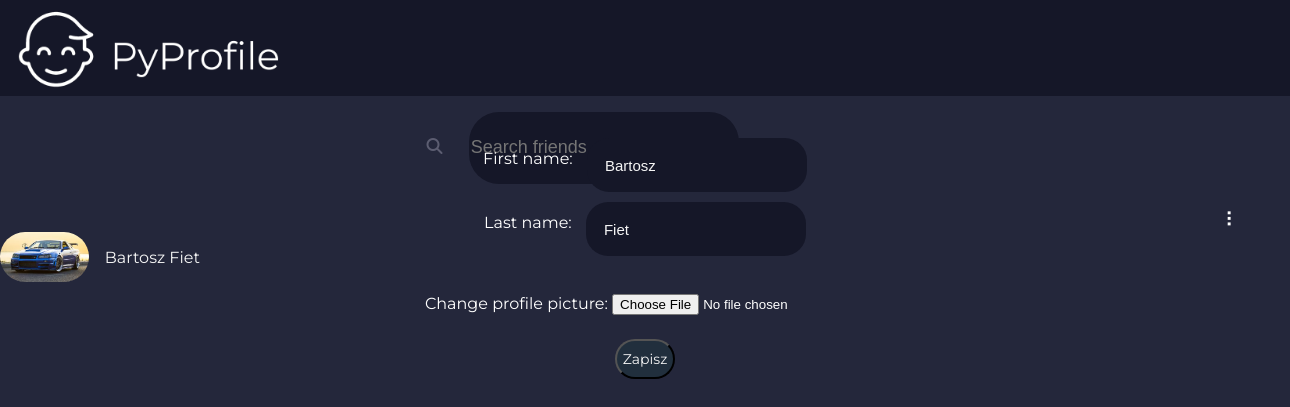
The app's page /profile_settings/ (signed in), older data.
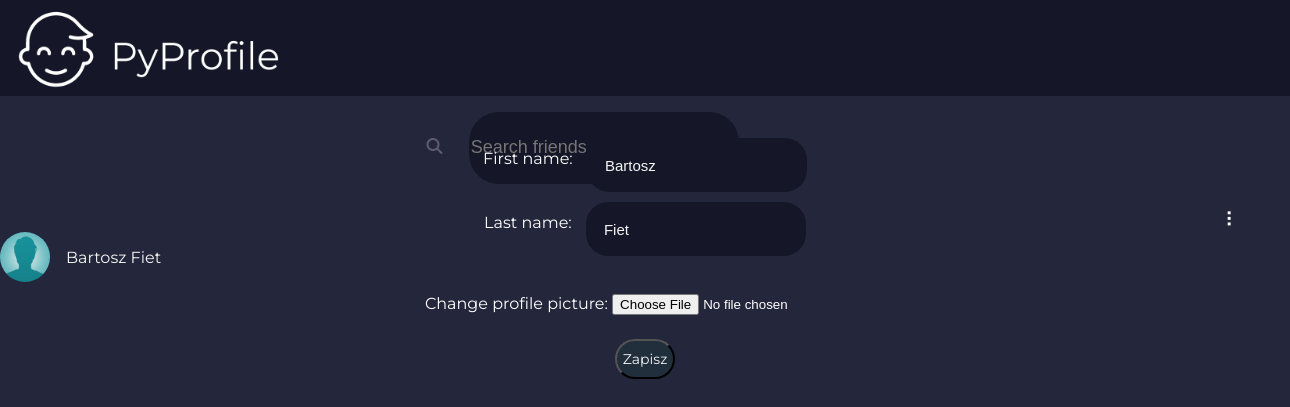
The same page, newer data.
### website/models.py (models this page shows)
class MyUser(AbstractBaseUser, PermissionsMixin):
    email = models.EmailField(db_index=True, unique=True, max_length=254)
    first_name = models.CharField(max_length=240)
    last_name = models.CharField(max_length=240)
    mobile = models.CharField(max_length=50)
    friends = models.ManyToManyField('self', blank=True)
    is_staff = models.BooleanField(default=True)
    is_active = models.BooleanField(default=True)
    is_superuser = models.BooleanField(default=False)
    objects= CustomUserManager()
    USERNAME_FIELD = 'email'
    REQUIRED_FIELDS = ['first_name', 'last_name', 'mobile']

### users/models.py (models this page shows, shortened)
class Profile(models.Model):
    user = models.OneToOneField(MyUser, null=True, on_delete=models.CASCADE)
    first_name = models.CharField(max_length=45)
    last_name = models.CharField(max_length=60)
    profile_picture = models.ImageField(default='profile_pics/Default.jpg', upload_to='profile_pics')

### users/views.py (the view)
# urls.py: path('profile_settings/', profile_settings, name='profile_settings'),
@login_required(login_url='login')
def profile_settings(request):
    if request.method == "POST":
        profile_form = ProfileUpdateForm(request.POST, request.FILES, instance=request.user.profile)
        if profile_form.is_valid():
            profile_form.save()
            messages.success(request, 'Your Profile has been updated!')
    else:
        profile_form = ProfileUpdateForm(instance=request.user.profile)
    context = {'p_form' : profile_form}
    return render(request, 'users/profile_settings.html', context)

### users/forms.py
class ProfileUpdateForm(forms.ModelForm):
    profile_picture = forms.ImageField(widget=forms.FileInput)
    class Meta:
        model = Profile
        fields = ['first_name', 'last_name', 'profile_picture']

### users/templates/users/profile_settings.html (shortened to what this page needs)
{% extends 'website/base.html' %}
{% block title %}
{% include 'website/navbar.html' %}
{% endblock title%}
{% block content %}
    <form method="post" enctype="multipart/form-data">
        <div class="edit-post">
            First name: {{p_form.first_name}}<br>
            Last name: {{p_form.last_name}}<br><br><br>
            Change profile picture: {{p_form.profile_picture}}<br><br>
            <input type="submit" value="Zapisz">
        </div>
        <br/>
    </form>
{% endblock %}

### website/templates/website/navbar.html (shortened to what this page needs)
{% load static %}
<head>
</head>
<div class="navbar">
<a href="{% url 'index' %}"><img src="{% static 'PyProfile.png' %}" style='width:300px; height:auto; float:left; padding-top: 5px;' alt="logo"></a>
    <form class="form-search" method="post" action="{% url 'search_users' %}">
        <div id="search-friends">
        <i class="fa fa-search" aria-hidden="true" style="color: #5c5d71; float:left; padding: 5.5%;"></i>
        </div>
    </form>
        <img class='small_profile_picture' style="float:left; margin-top: 1.5em;" src="{{ user.profile.profile_picture.url }}">
        <span style="padding: 2.5em 0 0 1em; float:left;">
            <a href="{% url 'profile' user.id %}">{{user.first_name}} {{user.last_name}}</a>
        </span>
<br><br>
            <div class="dropdown-container" tabindex="-1">
                <div class="three-dots"></div>
            </div>
</div>

Row changes from the older to the newer data that the page shows:
changed MyUser "Bartosz": profile.profile_picture: picture removed, a placeholder shows
